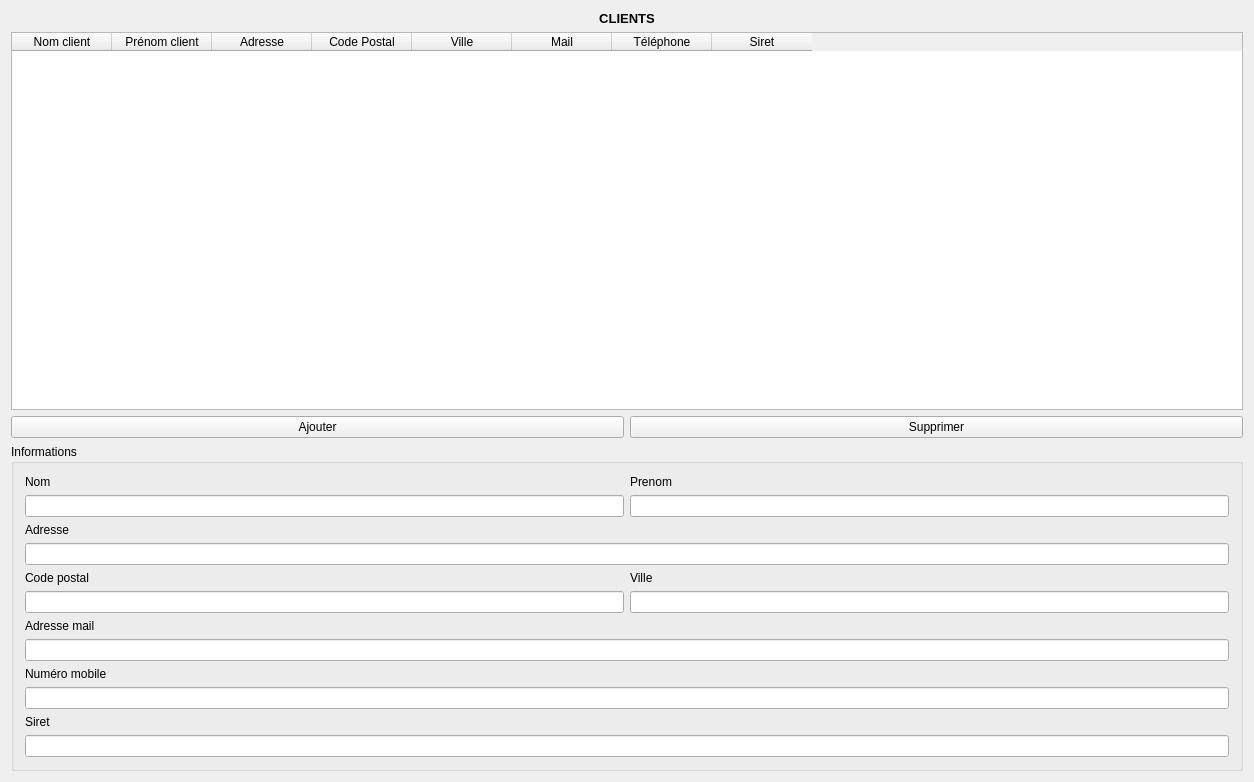
<?xml version="1.0" encoding="UTF-8"?>
<ui version="4.0">
 <class>ClientWidget</class>
 <widget class="QWidget" name="ClientWidget">
  <property name="geometry">
   <rect>
    <x>0</x>
    <y>0</y>
    <width>1254</width>
    <height>782</height>
   </rect>
  </property>
  <property name="windowTitle">
   <string>ClientWidget</string>
  </property>
  <layout class="QVBoxLayout" name="verticalLayout_7">
   <item>
    <layout class="QVBoxLayout" name="verticalLayout_38">
     <item>
      <layout class="QVBoxLayout" name="verticalLayout_23">
       <item>
        <widget class="QLabel" name="label_10">
         <property name="font">
          <font>
           <pointsize>10</pointsize>
           <weight>75</weight>
           <bold>true</bold>
          </font>
         </property>
         <property name="text">
          <string>CLIENTS</string>
         </property>
         <property name="alignment">
          <set>Qt::AlignCenter</set>
         </property>
        </widget>
       </item>
       <item>
        <widget class="QTableWidget" name="tabClient">
         <column>
          <property name="text">
           <string>Nom client</string>
          </property>
         </column>
         <column>
          <property name="text">
           <string>Prénom client</string>
          </property>
         </column>
         <column>
          <property name="text">
           <string>Adresse</string>
          </property>
         </column>
         <column>
          <property name="text">
           <string>Code Postal</string>
          </property>
         </column>
         <column>
          <property name="text">
           <string>Ville</string>
          </property>
         </column>
         <column>
          <property name="text">
           <string>Mail</string>
          </property>
         </column>
         <column>
          <property name="text">
           <string>Téléphone</string>
          </property>
         </column>
         <column>
          <property name="text">
           <string>Siret</string>
          </property>
         </column>
        </widget>
       </item>
      </layout>
     </item>
     <item>
      <layout class="QVBoxLayout" name="verticalLayout_21">
       <item>
        <layout class="QHBoxLayout" name="horizontalLayout_7">
         <item>
          <widget class="QPushButton" name="ajoutClient">
           <property name="text">
            <string>Ajouter</string>
           </property>
           <property name="iconSize">
            <size>
             <width>20</width>
             <height>20</height>
            </size>
           </property>
          </widget>
         </item>
         <item>
          <widget class="QPushButton" name="suppClient">
           <property name="text">
            <string>Supprimer</string>
           </property>
          </widget>
         </item>
        </layout>
       </item>
       <item>
        <widget class="QGroupBox" name="groupBox">
         <property name="title">
          <string>Informations</string>
         </property>
         <layout class="QVBoxLayout" name="verticalLayout_27">
          <item>
           <layout class="QVBoxLayout" name="verticalLayout_26">
            <item>
             <layout class="QVBoxLayout" name="verticalLayout_25">
              <item>
               <layout class="QHBoxLayout" name="horizontalLayout_5">
                <item>
                 <layout class="QVBoxLayout" name="verticalLayout_15">
                  <item>
                   <widget class="QLabel" name="label_11">
                    <property name="text">
                     <string>Nom</string>
                    </property>
                   </widget>
                  </item>
                  <item>
                   <widget class="QLineEdit" name="nomClient"/>
                  </item>
                 </layout>
                </item>
                <item>
                 <layout class="QVBoxLayout" name="verticalLayout_20">
                  <item>
                   <widget class="QLabel" name="label_12">
                    <property name="text">
                     <string>Prenom</string>
                    </property>
                   </widget>
                  </item>
                  <item>
                   <widget class="QLineEdit" name="prenomClient"/>
                  </item>
                 </layout>
                </item>
               </layout>
              </item>
              <item>
               <layout class="QVBoxLayout" name="verticalLayout_12">
                <item>
                 <widget class="QLabel" name="label_15">
                  <property name="text">
                   <string>Adresse</string>
                  </property>
                 </widget>
                </item>
                <item>
                 <widget class="QLineEdit" name="adresseClient"/>
                </item>
               </layout>
              </item>
              <item>
               <layout class="QVBoxLayout" name="verticalLayout_24">
                <item>
                 <layout class="QHBoxLayout" name="horizontalLayout_6">
                  <item>
                   <layout class="QVBoxLayout" name="verticalLayout_14">
                    <item>
                     <widget class="QLabel" name="label_16">
                      <property name="text">
                       <string>Code postal</string>
                      </property>
                     </widget>
                    </item>
                    <item>
                     <widget class="QLineEdit" name="codePostalClient"/>
                    </item>
                   </layout>
                  </item>
                  <item>
                   <layout class="QVBoxLayout" name="verticalLayout_13">
                    <item>
                     <widget class="QLabel" name="label_17">
                      <property name="text">
                       <string>Ville</string>
                      </property>
                     </widget>
                    </item>
                    <item>
                     <widget class="QLineEdit" name="villeClient"/>
                    </item>
                   </layout>
                  </item>
                 </layout>
                </item>
               </layout>
              </item>
             </layout>
            </item>
            <item>
             <layout class="QVBoxLayout" name="verticalLayout_19">
              <item>
               <layout class="QVBoxLayout" name="verticalLayout_17">
                <item>
                 <widget class="QLabel" name="label_19">
                  <property name="text">
                   <string>Adresse mail</string>
                  </property>
                 </widget>
                </item>
                <item>
                 <widget class="QLineEdit" name="mailClient"/>
                </item>
               </layout>
              </item>
              <item>
               <layout class="QVBoxLayout" name="verticalLayout_16">
                <item>
                 <widget class="QLabel" name="label_18">
                  <property name="text">
                   <string>Numéro mobile</string>
                  </property>
                 </widget>
                </item>
                <item>
                 <widget class="QLineEdit" name="numClient"/>
                </item>
               </layout>
              </item>
              <item>
               <layout class="QVBoxLayout" name="verticalLayout_18">
                <item>
                 <widget class="QLabel" name="label_20">
                  <property name="text">
                   <string>Siret</string>
                  </property>
                 </widget>
                </item>
                <item>
                 <widget class="QLineEdit" name="siretClient"/>
                </item>
               </layout>
              </item>
             </layout>
            </item>
           </layout>
          </item>
         </layout>
        </widget>
       </item>
      </layout>
     </item>
    </layout>
   </item>
  </layout>
 </widget>
 <layoutdefault spacing="6" margin="11"/>
 <resources/>
 <connections/>
</ui>
